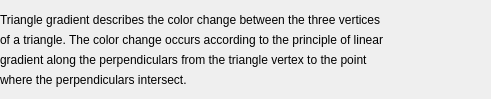
    <widget class="QWidget" name="page_3">
     <widget class="QLabel" name="label_28">
      <property name="geometry">
       <rect>
        <x>0</x>
        <y>10</y>
        <width>472</width>
        <height>20</height>
       </rect>
      </property>
      <property name="text">
       <string>Triangle gradient describes the color change between the three vertices</string>
      </property>
     </widget>
     <widget class="QLabel" name="label_29">
      <property name="geometry">
       <rect>
        <x>0</x>
        <y>30</y>
        <width>482</width>
        <height>20</height>
       </rect>
      </property>
      <property name="text">
       <string>of a triangle. The color change occurs according to the principle of linear</string>
      </property>
     </widget>
     <widget class="QLabel" name="label_30">
      <property name="geometry">
       <rect>
        <x>0</x>
        <y>50</y>
        <width>467</width>
        <height>20</height>
       </rect>
      </property>
      <property name="text">
       <string>gradient along the perpendiculars from the triangle vertex to the point</string>
      </property>
     </widget>
     <widget class="QLabel" name="label_31">
      <property name="geometry">
       <rect>
        <x>0</x>
        <y>70</y>
        <width>230</width>
        <height>20</height>
       </rect>
      </property>
      <property name="text">
       <string>where the perpendiculars intersect.</string>
      </property>
     </widget>
    </widget>
